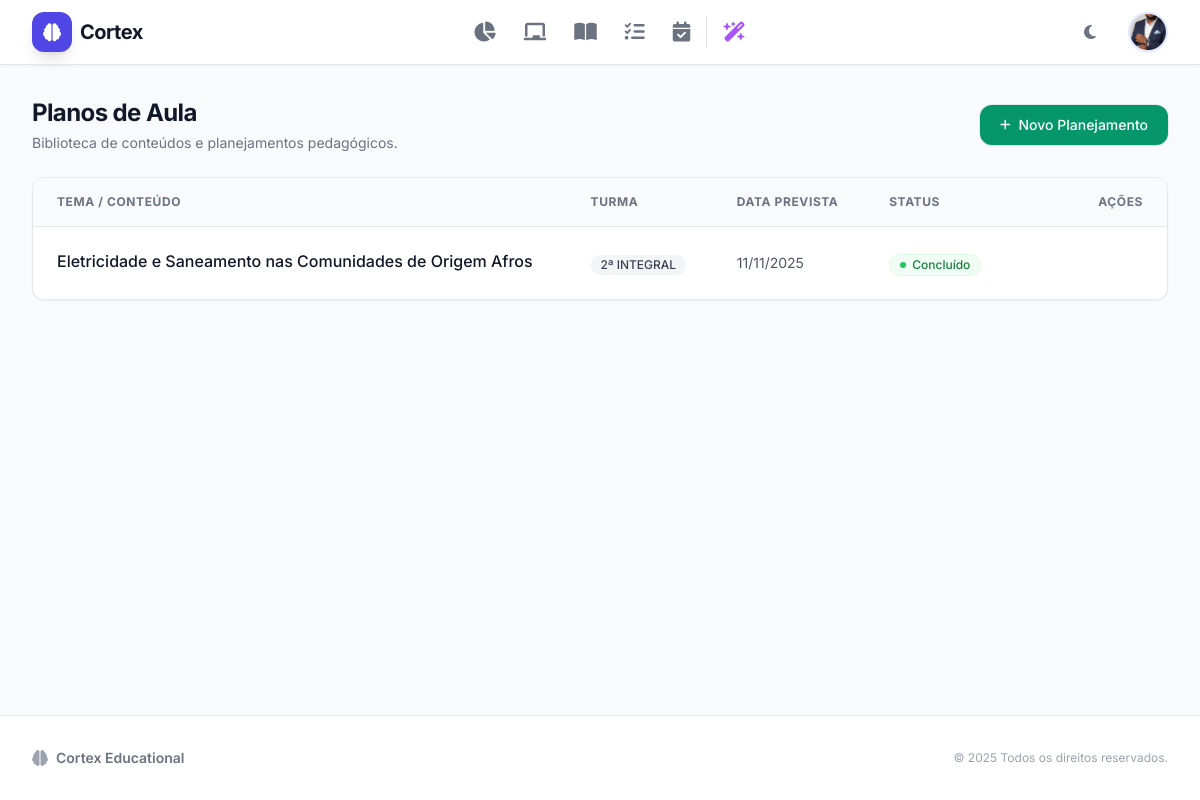
Page /listar (signed in) on the committed database.
### models.py (models this page shows, shortened)
class User(db.Model, UserMixin):
    __tablename__ = 'users'
    id = db.Column(db.Integer, primary_key=True)
    username = db.Column(db.String(80), unique=True, nullable=False)
    password_hash = db.Column(db.String(128), nullable=False)
    is_professor = db.Column(db.Boolean, default=True) # Se False, é aluno ou admin
    is_admin = db.Column(db.Boolean, default=False)    # Se True, vê dados de todos
    escola_id = db.Column(db.Integer, db.ForeignKey('escolas.id'), nullable=True)
    email_contato = db.Column(db.String(120), nullable=True)
    telefone = db.Column(db.String(20), nullable=True)
    foto_perfil_path = db.Column(db.String(255), nullable=True)
    genero = db.Column(db.String(20), default='Masculino')
    lembretes = db.relationship('Lembrete', backref='autor', lazy=True, cascade='all, delete-orphan')
    turmas = db.relationship('Turma', backref='autor', lazy=True, cascade='all, delete-orphan')
    horarios = db.relationship('Horario', backref='autor', lazy=True, cascade='all, delete-orphan')
    entradas_diario = db.relationship('DiarioBordo', backref='autor_diario', lazy=True, cascade='all, delete-orphan', foreign_keys='DiarioBordo.id_user')
    notificacoes = db.relationship('Notificacao', backref='destinatario', lazy=True, cascade='all, delete-orphan')

class PlanoDeAula(db.Model):
    __tablename__ = 'planos_de_aula'
    id = db.Column(db.Integer, primary_key=True)
    id_turma = db.Column(db.Integer, db.ForeignKey('turmas.id'), nullable=False)
    data_prevista = db.Column(db.Date, nullable=False)
    titulo = db.Column(db.String(100), nullable=False)
    conteudo = db.Column(db.Text, nullable=True)
    habilidades_bncc = db.Column(db.Text, nullable=True) # Mantido para texto livre/códigos simples
    habilidades_tags = db.relationship('Habilidade', secondary=plano_habilidade, backref='planos')
    objetivos = db.Column(db.Text, nullable=True)
    duracao = db.Column(db.Text, nullable=True)
    recursos = db.Column(db.Text, nullable=True)
    metodologia = db.Column(db.Text, nullable=True)
    avaliacao = db.Column(db.Text, nullable=True)
    referencias = db.Column(db.Text, nullable=True)
    status = db.Column(db.String(50), nullable=False, default='Planejado')
    id_atividade_gerada = db.Column(db.Integer, db.ForeignKey('atividades.id'), nullable=True)
    atividade_gerada = db.relationship('Atividade', foreign_keys=[id_atividade_gerada])
    materiais = db.relationship('Material', backref='plano_de_aula', lazy=True, cascade='all, delete-orphan')

class Turma(db.Model):
    __tablename__ = 'turmas'
    id = db.Column(db.Integer, primary_key=True)
    nome = db.Column(db.String(100), nullable=False)
    descricao = db.Column(db.Text)
    turno = db.Column(db.String(50)) # Ex: Matutino, Vespertino, Noturno
    id_user = db.Column(db.Integer, db.ForeignKey('users.id'), nullable=False)
    alunos = db.relationship('Aluno', backref='turma', lazy=True)
    atividades = db.relationship('Atividade', backref='turma', lazy=True, cascade='all, delete-orphan')
    planos_de_aula = db.relationship('PlanoDeAula', backref='turma', lazy=True, cascade='all, delete-orphan')

### blueprints/planos.py (the view)
@planos_bp.route('/listar')
@login_required
def listar_planos():
    turmas_ids = [t.id for t in current_user.turmas]
    if not turmas_ids:
        planos = []
    else:
        planos = PlanoDeAula.query.filter(PlanoDeAula.id_turma.in_(turmas_ids)).order_by(PlanoDeAula.data_prevista.desc()).all()
    return render_template('listar_planos.html', planos=planos)

### templates/listar_planos.html (shortened to what this page needs)
{% extends "base.html" %}
{% block content %}
<div class="space-y-6">
    <div class="flex flex-col sm:flex-row sm:items-center justify-between gap-4">
        <div>
            <h1 class="text-2xl font-bold text-gray-900 tracking-tight font-display">Planos de Aula</h1>
            <p class="text-sm text-gray-500 mt-1">Biblioteca de conteúdos e planejamentos pedagógicos.</p>
        </div>
        <a href="{{ url_for('planos.planejamentos') }}"
           class="inline-flex items-center justify-center gap-2 bg-emerald-600 hover:bg-emerald-700 text-white px-5 py-2.5 rounded-xl text-sm font-medium transition-all shadow-sm ring-1 ring-emerald-700/10">
            <i class="fas fa-plus text-xs"></i>
            <span>Novo Planejamento</span>
        </a>
    </div>
    <div class="bg-white rounded-xl shadow-sm border border-gray-200 overflow-hidden">
        <div class="overflow-x-auto">
            <table class="w-full text-left border-collapse">
                <thead>
                    <tr class="bg-gray-50 border-b border-gray-200 text-xs uppercase text-gray-500 font-semibold tracking-wider">
                        <th class="px-6 py-4">Tema / Conteúdo</th>
                        <th class="px-6 py-4">Turma</th>
                        <th class="px-6 py-4">Data Prevista</th>
                        <th class="px-6 py-4">Status</th>
                        <th class="px-6 py-4 text-right">Ações</th>
                    </tr>
                </thead>
                <tbody class="divide-y divide-gray-100">
                    {% for plano in planos %}
                    <tr class="hover:bg-gray-50 transition-colors group">
                        <td class="px-6 py-4">
                            <div class="flex flex-col">
                                <a href="{{ url_for('planos.planejamento', id_turma=plano.id_turma) }}" class="font-medium text-gray-900 hover:text-emerald-600 transition-colors">
                                    {{ plano.titulo }}
                                </a>
                            </div>
                        </td>
                        <td class="px-6 py-4">
                            {% if plano.turma %}
                                <a href="{{ url_for('alunos.turma', id_turma=plano.turma.id) }}" class="inline-flex items-center px-2.5 py-0.5 rounded-full text-xs font-medium bg-gray-100 text-gray-700 hover:bg-emerald-50 hover:text-emerald-700 transition-colors">
                                    {{ plano.turma.nome }}
                                </a>
                            {% else %}
                                <span class="text-gray-400 text-xs">-</span>
                            {% endif %}
                        </td>
                        <td class="px-6 py-4 text-sm text-gray-600">
                            {{ plano.data_prevista.strftime('%d/%m/%Y') if plano.data_prevista else 'N/A' }}
                        </td>
                        <td class="px-6 py-4">
                            {% if plano.status == 'Concluido' or plano.id_atividade_gerada %}
                                <span class="inline-flex items-center gap-1.5 px-2.5 py-0.5 rounded-full text-xs font-medium bg-green-50 text-green-700 border border-green-100">
                                    <span class="w-1.5 h-1.5 rounded-full bg-green-500"></span>
                                    Concluído
                                </span>
                            {% else %}
                                <span class="inline-flex items-center gap-1.5 px-2.5 py-0.5 rounded-full text-xs font-medium bg-amber-50 text-amber-700 border border-amber-100">
                                    <span class="w-1.5 h-1.5 rounded-full bg-amber-500"></span>
                                    Planejado
                                </span>
                            {% endif %}
                        </td>
                        <td class="px-6 py-4 text-right">
                        </td>
                    </tr>
                    {% else %}
                    <tr>
                        <td colspan="5" class="px-6 py-12 text-center text-gray-500">
                            <p>Nenhum plano de aula encontrado.</p>
                        </td>
                    </tr>
                    {% endfor %}
                </tbody>
            </table>
        </div>
    </div>
</div>
{% endblock %}

### templates/base.html (shortened to what this page needs)
<!DOCTYPE html>
<html lang="pt-br" class="light">
<head>
    <script src="https://cdn.tailwindcss.com"></script>
    <link rel="stylesheet" href="https://cdnjs.cloudflare.com/ajax/libs/font-awesome/6.4.0/css/all.min.css">
</head>
<body class="bg-gray-50 text-gray-800 flex flex-col min-h-screen dark:bg-gray-900 dark:text-gray-100 transition-colors duration-300">
    <nav class="bg-white border-b border-gray-200 sticky top-0 z-50 shadow-sm dark:bg-gray-800 dark:border-gray-700">
        <div class="max-w-7xl mx-auto px-4 sm:px-6 lg:px-8">
            <div class="flex justify-between h-16">
                <div class="flex items-center">
                    <a href="{{ url_for('core.index') }}" class="flex items-center gap-2 group">
                        <div class="w-10 h-10 bg-indigo-600 rounded-xl flex items-center justify-center text-white shadow-lg transform group-hover:scale-105 transition-transform">
                            <i class="fas fa-brain text-lg"></i>
                        </div>
                        <span class="font-bold text-xl text-gray-900 tracking-tight hidden sm:block group-hover:text-indigo-600 transition-colors dark:text-white dark:group-hover:text-indigo-400">Cortex</span>
                    </a>
                </div>
                {% if current_user.is_authenticated %}
                <div class="hidden md:flex items-center justify-center space-x-1">
                    <a href="{{ url_for('core.dashboard') }}" class="nav-item p-3 rounded-xl text-gray-500 hover:bg-indigo-50 hover:text-indigo-600 transition-all duration-200 dark:text-gray-400 dark:hover:bg-gray-700 dark:hover:text-indigo-400 group">
                        <i class="fas fa-chart-pie text-xl"></i>
                    </a>
                    <a href="{{ url_for('core.listar_turmas') }}" class="nav-item p-3 rounded-xl text-gray-500 hover:bg-indigo-50 hover:text-indigo-600 transition-all duration-200 dark:text-gray-400 dark:hover:bg-gray-700 dark:hover:text-indigo-400 group">
                        <i class="fas fa-chalkboard text-xl"></i>
                    </a>
                    <a href="{{ url_for('planos.listar_planos') }}" class="nav-item p-3 rounded-xl text-gray-500 hover:bg-indigo-50 hover:text-indigo-600 transition-all duration-200 dark:text-gray-400 dark:hover:bg-gray-700 dark:hover:text-indigo-400 group">
                        <i class="fas fa-book-open text-xl"></i>
                    </a>
                    <a href="{{ url_for('core.listar_atividades') }}" class="nav-item p-3 rounded-xl text-gray-500 hover:bg-indigo-50 hover:text-indigo-600 transition-all duration-200 dark:text-gray-400 dark:hover:bg-gray-700 dark:hover:text-indigo-400 group">
                        <i class="fas fa-tasks text-xl"></i>
                    </a>
                    <a href="{{ url_for('planos.diario_bordo') }}" class="nav-item p-3 rounded-xl text-gray-500 hover:bg-indigo-50 hover:text-indigo-600 transition-all duration-200 dark:text-gray-400 dark:hover:bg-gray-700 dark:hover:text-indigo-400 group">
                        <i class="fas fa-calendar-check text-xl"></i>
                    </a>
                    <a href="{{ url_for('planos.gerar_prova') }}" class="nav-item p-3 rounded-xl text-purple-500 hover:bg-purple-50 hover:text-purple-600 transition-all duration-200 dark:text-purple-400 dark:hover:bg-gray-700 group" title="IA Generator">
                        <i class="fas fa-wand-magic-sparkles text-xl"></i>
                    </a>
                </div>
                <div class="hidden md:flex items-center gap-4">
                    <button id="theme-toggle" class="p-2 rounded-lg text-gray-500 hover:bg-gray-100 dark:text-gray-400 dark:hover:bg-gray-700 focus:outline-none transition-colors" title="Alternar Tema">
                        <i class="fas fa-moon" id="theme-icon"></i>
                    </button>
                    <div class="relative group ml-2">
                        <button type="button" class="flex items-center focus:outline-none transition-transform hover:scale-105">
                            {% if current_user.foto_perfil_path %}
                                <img class="h-10 w-10 rounded-full object-cover border-2 border-indigo-100 shadow-sm hover:border-indigo-300 transition-colors"
                                     src="{{ url_for('static', filename='uploads/' + current_user.foto_perfil_path) }}"
                                     alt="Perfil"
                                     onerror="this.style.display='none'; this.nextElementSibling.style.display='flex';">
                            {% else %}
                                <div class="h-10 w-10 rounded-full bg-gradient-to-br from-indigo-500 to-purple-600 text-white flex items-center justify-center font-bold text-sm shadow-md border-2 border-white dark:border-gray-800">
                                    {{ current_user.username[:2].upper() }}
                                </div>
                            {% endif %}
                        </button>
                    </div>
                </div>
                {% endif %}
            </div>
        </div>
    </nav>
    <main class="flex-grow py-8 bg-gray-50 dark:bg-gray-900 transition-colors duration-300">
        <div class="max-w-7xl mx-auto px-4 sm:px-6 lg:px-8">
            {% block content %}{% endblock %}
        </div>
    </main>
    <footer class="bg-white border-t border-gray-200 mt-auto dark:bg-gray-800 dark:border-gray-700">
        <div class="max-w-7xl mx-auto py-8 px-4 sm:px-6 lg:px-8">
            <div class="flex flex-col md:flex-row justify-between items-center gap-4">
                <div class="flex items-center gap-2">
                    <i class="fas fa-brain text-gray-400"></i>
                    <span class="text-sm font-semibold text-gray-500 dark:text-gray-400">Cortex Educational</span>
                </div>
                <p class="text-center text-xs text-gray-400 dark:text-gray-500">
                    &copy; 2025 Todos os direitos reservados.
                </p>
            </div>
        </div>
    </footer>
</body>
</html>

### templates/base.html (style rules this page uses)
body { font-family: 'Inter', sans-serif; }
.nav-item { position: relative; display: flex; align-items: center; justify-content: center; }

### rows in the picture
User: foto_perfil_path (picture)
PlanoDeAula: titulo "Eletricidade e Saneamento nas Comunidades de Origem Afros", turma.nome "2ª INTEGRAL", data_prevista "11/11/2025", status "Concluido" (drawn)
